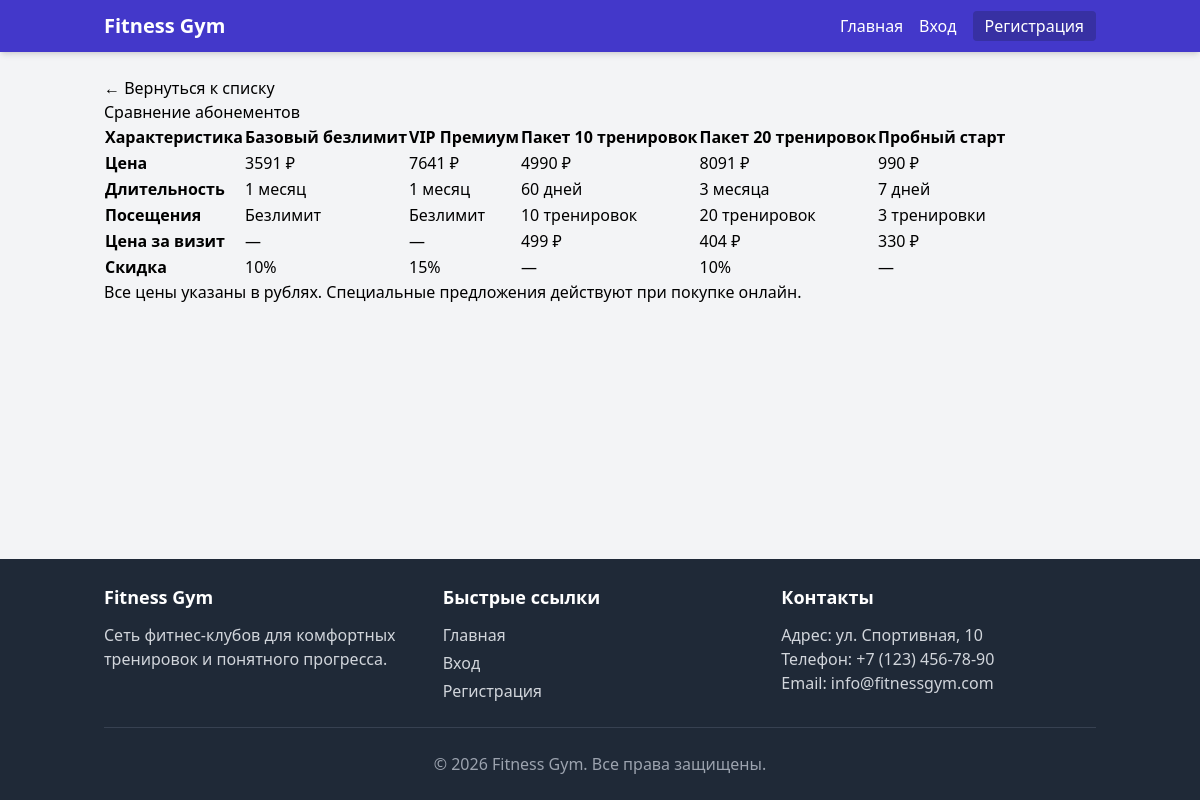
The page /abonements/compare on the database its author committed.
### models/models.py (models this page shows, shortened)
class Abonement(db.Model):
    __tablename__ = 'abonements'
    id = db.Column(db.Integer, primary_key=True)
    name = db.Column(db.String(100), nullable=False, unique=True)
    type = db.Column(db.String(50), nullable=False)
    price = db.Column(db.Integer, nullable=False)
    duration_days = db.Column(db.Integer, nullable=False)
    visits_count = db.Column(db.Integer, default=0)
    description = db.Column(db.Text)
    features = db.Column(db.Text)
    color = db.Column(db.String(20), default='#4CAF50')
    is_popular = db.Column(db.Boolean, default=False)
    discount = db.Column(db.Integer, default=0)
    is_active = db.Column(db.Boolean, default=True)
    created_at = db.Column(db.DateTime, default=datetime.utcnow)
    @property
    def final_price(self):
        if self.discount > 0:
            return int(self.price * (100 - self.discount) / 100)
        return self.price
    @property
    def price_per_visit(self):
        if self.visits_count > 0:
            return int(self.final_price / self.visits_count)
        return 0
    @property
    def duration_text(self):
        if self.duration_days == 1:
            return "1 день"
        elif self.duration_days < 30:
            return f"{self.duration_days} дней"
        elif self.duration_days == 30:
            return "1 месяц"
        elif self.duration_days == 90:
            return "3 месяца"
        elif self.duration_days == 180:
            return "6 месяцев"
        elif self.duration_days == 365:
            return "1 год"
        else:
            return f"{self.duration_days} дней"
    @property
    def visits_text(self):
        if self.visits_count == 0:
            return "Безлимит"
        elif self.visits_count == 1:
            return "1 тренировка"
        elif self.visits_count < 5:
            return f"{self.visits_count} тренировки"
        else:
            return f"{self.visits_count} тренировок"

### controllers/abonements.py (the view)
@abonements_bp.route('/compare')
def compare_abonements():
    sync_abonement_catalog()
    views = [build_abonement_view(item) for item in Abonement.query.filter_by(is_active=True).all()]
    comparison = {}
    for item in views:
        comparison[item['name']] = {
            'Цена': f"{item['final_price']} ₽",
            'Длительность': item['duration_text'],
            'Посещения': item['visits_text'],
            'Цена за визит': f"{item['price_per_visit']} ₽" if item['price_per_visit'] > 0 else '—',
            'Скидка': f"{item['discount']}%" if item['discount'] > 0 else '—',
        }
    return render_template('abonements/compare.html', comparison=comparison, title='Сравнение абонементов')

### services/notification_service.py (called while the page is built, shortened)
def build_user_marketing_notifications(user):
    if not user or not getattr(user, 'is_authenticated', False):
        return []

### templates/abonements/compare.html
{% extends 'abonements/base.html' %}
{% block content %}
    <div class="container">
        <header class="header">
            <a href="{{ url_for('abonements.index') }}" class="back-link">← Вернуться к списку</a>
            <h1>Сравнение абонементов</h1>
        </header>
        <div class="comparison-table">
            <table>
                <thead>
                    <tr>
                        <th>Характеристика</th>
                        {% for name, features in comparison.items() %}
                        <th>{{ name }}</th>
                        {% endfor %}
                    </tr>
                </thead>
                <tbody>
                    {% for feature_name, feature_values in comparison.items() %}
                        {% if loop.first %}
                            {% for key, value in feature_values.items() %}
                            <tr>
                                <td><strong>{{ key }}</strong></td>
                                {% for name, features in comparison.items() %}
                                <td>{{ features[key] }}</td>
                                {% endfor %}
                            </tr>
                            {% endfor %}
                        {% endif %}
                    {% endfor %}
                </tbody>
            </table>
        </div>
        <div class="comparison-note">
            <p>Все цены указаны в рублях. Специальные предложения действуют при покупке онлайн.</p>
        </div>
    </div>
{% endblock %}

### static/css/main.css (style rules this page uses)
:root { color-scheme: light; --app-safe-bottom: env(safe-area-inset-bottom, 0px); --app-safe-top: env(safe-area-inset-top, 0px); }
html { -webkit-text-size-adjust: 100%; scroll-behavior: smooth; }
.app-shell { -webkit-tap-highlight-color: transparent; }

### rows shown on the page
Abonement: name "Базовый безлимит", feature_values "Цена" "Длительность" "Посещения" "Цена за визит" "Скидка", features "3591 ₽", features "1 месяц", features "Безлимит", features "—", features "10%"
Abonement: name "VIP Премиум", features "7641 ₽", features "1 месяц", features "Безлимит", features "—", features "15%"
Abonement: name "Пакет 10 тренировок", features "4990 ₽", features "60 дней", features "10 тренировок", features "499 ₽", features "—"
Abonement: name "Пакет 20 тренировок", features "8091 ₽", features "3 месяца", features "20 тренировок", features "404 ₽", features "10%"
Abonement: name "Пробный старт", features "990 ₽", features "7 дней", features "3 тренировки", features "330 ₽", features "—"
